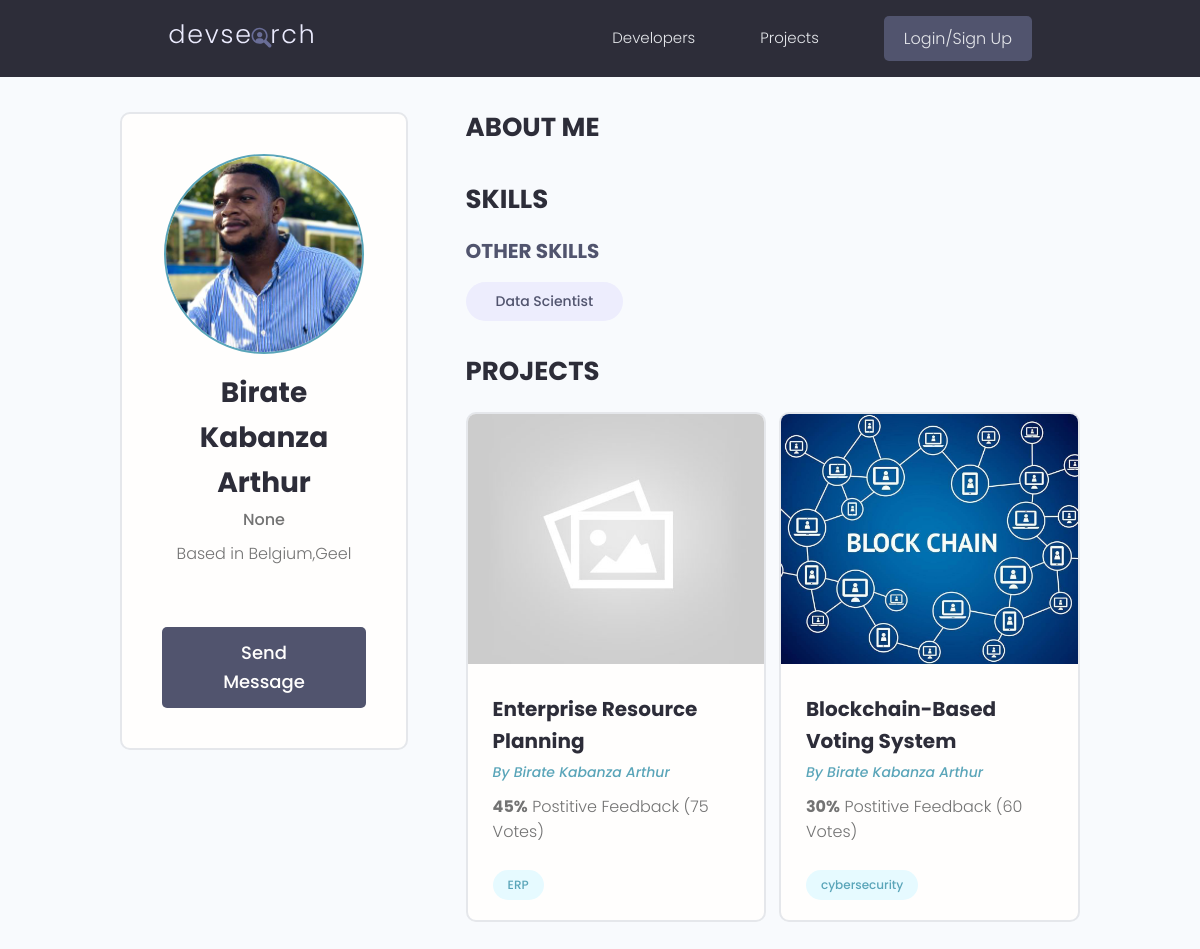
The page /profile/9b2715f4-0a01-4390-86c0-a7cf30a567c1/ on the database its author committed.
### users/models.py (models this page shows, shortened)
class Profile(models.Model):
    user = models.OneToOneField(
        User, on_delete=models.CASCADE, null=True, blank=True)
    name = models.CharField(max_length=200, blank=True, null=True)
    email = models.EmailField(max_length=500, blank=True, null=True)
    username = models.CharField(max_length=200, blank=True, null=True)
    location = models.CharField(max_length=200, blank=True, null=True)
    short_intro = models.CharField(max_length=200, blank=True, null=True)
    bio = models.TextField(blank=True, null=True)
    profile_image = models.ImageField(
        null=True, blank=True, upload_to='profiles/', default="profiles/user-default.png")
    social_github = models.CharField(max_length=200, blank=True, null=True)
    social_twitter = models.CharField(max_length=200, blank=True, null=True)
    social_linkedin = models.CharField(max_length=200, blank=True, null=True)
    social_youtube = models.CharField(max_length=200, blank=True, null=True)
    social_website = models.CharField(max_length=200, blank=True, null=True)
    created = models.DateTimeField(auto_now_add=True)
    id = models.UUIDField(default=uuid.uuid4, unique=True,
                          primary_key=True, editable=False)
    class Meta:
        ordering = ['created']
    @property
    def imageURL(self):
        try:
            url = self.profile_image.url
        except:
            url = ''
        return url

class Skill(models.Model):
    owner = models.ForeignKey(
        Profile, on_delete=models.CASCADE, null=True, blank=True)
    name = models.CharField(max_length=200, blank=True, null=True)
    description = models.TextField(null=True, blank=True)
    created = models.DateTimeField(auto_now_add=True)
    id = models.UUIDField(default=uuid.uuid4, unique=True,
                          primary_key=True, editable=False)
    def __str__(self):
        return str(self.name)

### projects/models.py (models this page shows, shortened)
class Project(models.Model):
    owner = models.ForeignKey(
        Profile, null=True, blank=True, on_delete=models.CASCADE)
    title = models.CharField(max_length=200)
    description = models.TextField(null=True, blank=True)
    featured_image = models.ImageField(
        null=True, blank=True, default="default.jpg")
    demo_link = models.CharField(max_length=2000, null=True, blank=True)
    source_link = models.CharField(max_length=2000, null=True, blank=True)
    tags = models.ManyToManyField('Tag', blank=True)
    vote_total = models.IntegerField(default=0, null=True, blank=True)
    vote_ratio = models.IntegerField(default=0, null=True, blank=True)
    created = models.DateTimeField(auto_now_add=True)
    id = models.UUIDField(default=uuid.uuid4, unique=True,
                          primary_key=True, editable=False)
    class Meta:
        ordering = ['-vote_ratio', '-vote_total', 'title']
    @property
    def imageURL(self):
        try:
            url = self.featured_image.url
        except:
            url = ''
        return url

class Tag(models.Model):
    name = models.CharField(max_length=200)
    created = models.DateTimeField(auto_now_add=True)
    id = models.UUIDField(default=uuid.uuid4, unique=True,
                          primary_key=True, editable=False)
    def __str__(self):
        return self.name

### users/views.py (the view)
# urls.py: path('profile/<str:pk>/', views.userProfile, name="user-profile"),
def userProfile(request, pk):
    profile = Profile.objects.get(id=pk)
    topSkills = profile.skill_set.exclude(description__exact="")
    otherSkills = profile.skill_set.filter(description="")
    context = {'profile': profile, 'topSkills': topSkills,
               "otherSkills": otherSkills}
    return render(request, 'users/user-profile.html', context)

### users/templates/users/user-profile.html (shortened to what this page needs)
{% extends 'main.html' %}
{% block content %}
<main class="profile my-md">
    <div class="container">
        <div class="layout">
            <div class="column column--1of3">
                <div class="card text-center">
                    <div class="card__body dev">
                        <img class="avatar avatar--xl" src="{{ profile.imageURL }}" />
                        <h2 class="dev__name">{{profile.name}}</h2>
                        <p class="dev__title">{{profile.short_intro}}</p>
                        <p class="dev__location">Based in {{profile.location}}</p>
                        {% if request.user.profile.id != profile.id %}
                        <a href="{% url 'create-message' profile.id %}" class="btn btn--sub btn--lg">Send Message </a>
                        {% endif %}
                    </div>
                </div>
            </div>
            <div class="column column--2of3">
                <div class="devInfo">
                    <h3 class="devInfo__title">About Me</h3>
                </div>
                <div class="devInfo">
                    <h3 class="devInfo__title">Skills</h3>
                    <div class="devInfo__skills">
                        <h3 class="devInfo__subtitle">Other Skills</h3>
                        <div class="devInfo__otherSkills">
                            {% for skill in otherSkills %}
                            <span class="tag tag--pill tag--sub tag--lg">
                                <small>{{skill}}</small>
                            </span>
                            {% endfor %}
                        </div>
                    </div>
                </div>
                <div class="devInfo">
                    <h3 class="devInfo__title">Projects</h3>
                    <div class="grid grid--two">
                        {% for project in profile.project_set.all %}
                        <div class="column">
                            <div class="card project">
                                <a href="{% url 'project' project.id %}" class="project">
                                    <img class="project__thumbnail" src="{{project.imageURL}}"
                                        alt="project thumbnail" />
                                    <div class="card__body">
                                        <h3 class="project__title">{{project.title}}</h3>
                                        <p><a class="project__author"
                                                href="{% url 'user-profile' project.owner.id %}">By
                                                {{project.owner.name}}</a>
                                        </p>
                                        <p class="project--rating">
                                            <span style="font-weight: bold;">{{project.vote_ratio}}%</span> Postitive
                                            Feedback ({{project.vote_total}} Vote{{project.vote_total|pluralize:"s"}})
                                        </p>
                                        <div class="project__tags">
                                            {% for tag in project.tags.all %}
                                            <span class="tag tag--pill tag--main">
                                                <small>{{tag}}</small>
                                            </span>
                                            {% endfor %}
                                        </div>
                                    </div>
                                </a>
                            </div>
                        </div>
                        {% endfor %}
                    </div>
                </div>
            </div>
        </div>
    </div>
</main>
{% endblock content %}

### static/styles/app.css (style rules this page uses)
:root { --color-sub: #2d2d39; }
.btn--sub { background-color: var(--color-sub-light); }
.card { border: 2px solid var(--color-light); }
img { width: 100%; }
.profile .card > .dev { padding: 4rem; }
.dev__name { color: var(--color-sub); font-size: 2.8rem; font-weight: 700; margin-top: 1rem; margin-bottom: 0.5rem; }
.dev__title { font-size: 1.6rem; font-weight: 500; line-height: 1.3; }
.dev__location { margin-top: 1rem; }
.devInfo { margin-bottom: 3rem; }
.devInfo__title, .devInfo__subtitle { font-size: 2.6rem; color: var(--color-sub); text-transform: uppercase; font-weight: 700; margin-bottom: 1.5rem; }
.devInfo__subtitle { font-size: 2rem; color: var(--color-sub-light); }
.project__author { font-size: 1.4rem; font-style: italic; }
.project--rating { margin-bottom: 1.6em; margin-top: .5em; }
.project__thumbnail { height: 25rem; object-fit: cover; object-position: top center; }
.project__title { font-size: 2rem; font-weight: 700; color: var(--color-sub); }

### static/uikit/styles/modules/_variables.css (style rules this page uses)
:root { --color-main: #5aa5b9; --color-main-light: #e6faff; --color-sub: #3f4156; --color-sub-light: #51546e; --color-sub-lighter: #ededfd; --color-text: #737373; --color-gray: #8b8b8b; --color-light: #e5e7eb; --color-light-gray: #767676; --color-bg: #f8fafd; --color-white: #fffefd; --color-white-light: #f3f3f3; --color-success: #359e64; --color-success-bg: #def8e8; --color-error: #fc4b0b; --color-error-bg: #fff2ee; --font-base: 'Poppins', arial, helvetica, 'Segoe UI', roboto, ubuntu, sans-serif; --font-monospace: 'Fira Code', 'Courier New', courier, monospace; --font-regular: 300; --font-medium: 500; --font-bold: 700; --generic-shadow: 1px 1px 5px #00000010; --generic-transition: all 0.3s ease-in-out; }

### static/uikit/styles/modules/_base.css (style rules this page uses)
* { margin: 0; padding: 0; box-sizing: border-box; text-rendering: optimizeLegibility; color: inherit; font-size: inherit; }
html { font-size: 50%; }
@media only screen and (min-width: 480px) { html { font-size: 56.25%; } }
@media only screen and (min-width: 1200px) { html { font-size: 62.5%; } }
body { line-height: 1.6; font-weight: 400; font-size: 1.5rem; color: var(--color-text); background-color: var(--color-bg); min-height: 100vh; }

### static/uikit/styles/modules/_typography.css (style rules this page uses)
* { font-family: var(--font-base); }
h2 { font-size: 3.6rem; font-weight: var(--font-bold); }
h3 { font-size: 3.2rem; font-weight: var(--font-medium); }
p, span, strong { font-size: 1.6rem; color: var(--color-text); font-weight: var(--font-regular); }
a { padding-bottom: 2px; text-decoration: none; display: inline-block; color: var(--color-main); font-weight: var(--font-medium); }

### static/uikit/styles/modules/_utilities.css (style rules this page uses)
.container { width: 92%; max-width: 165rem; margin: 0 auto; box-sizing: border-box; }
@media screen and (min-width: 1000px) { .container { width: 90%; } }
@media screen and (min-width: 1200px) { .container { width: 80%; } }
.text-center { text-align: center; }
.my-md { margin: 3rem auto; }

### static/uikit/styles/modules/_avatar.css (style rules this page uses)
.avatar { border-radius: 50%; border: 2px solid var(--color-main); object-fit: cover; }
.avatar--xl { height: 20rem; width: 20rem; }

### static/uikit/styles/modules/_button.css (style rules this page uses)
.btn { display: inline-block; position: relative; cursor: pointer; background-color: var(--color-light); font-weight: var(--font-medium); color: var(--color-sub); text-decoration: none; padding: 1rem 2rem; border-radius: 0.5rem; border: none; width: -webkit-fit-content; width: -moz-fit-content; width: fit-content; height: -webkit-fit-content; height: -moz-fit-content; height: fit-content; font-size: 1.6rem; outline-width: 0; outline-color: transparent; -webkit-backface-visibility: hidden; backface-visibility: hidden; transition: all 0.3s ease-in-out; }
.btn--sub { background-color: var(--color-sub); color: var(--color-white); }
.btn--lg { font-size: 1.8rem; padding: 1.2rem 4.5rem; }

### static/uikit/styles/modules/_card.css (style rules this page uses)
.card { border-radius: 1rem; background-color: var(--color-white); border: 1.5px solid var(--color-light); width: auto; height: auto; margin-top: 0.5rem; margin-bottom: 0.5rem; overflow: hidden; }
.card__body, .card__header { padding: 2rem 2.5rem; }

### static/uikit/styles/modules/_grid.css (style rules this page uses)
.grid { display: flex; flex-wrap: wrap; justify-content: flex-start; align-items: stretch; }
.grid > .column { min-width: 28rem; margin-bottom: 2.5rem; }
.grid--two > .column { flex-basis: 100%; }
@media screen and (min-width: 800px) { .grid--two { margin-right: -2%; } }
@media screen and (min-width: 800px) { .grid--two > .column { margin-right: 2%; } }
@media screen and (min-width: 800px) { .grid--two > .column { flex-basis: 48%; } }

### rows shown on the page
Profile: imageURL (picture), name "Birate Kabanza Arthur", short_intro "None", location "Belgium,Geel"
Skill: name "Data Scientist"
Project: imageURL (placeholder picture), title "Enterprise Resource Planning", owner.name "Birate Kabanza Arthur", vote_ratio "45", vote_total "75"
Tag: name "ERP"
Project: imageURL (picture), title "Blockchain-Based Voting System", owner.name "Birate Kabanza Arthur", vote_ratio "30", vote_total "60"
Tag: name "cybersecurity"
